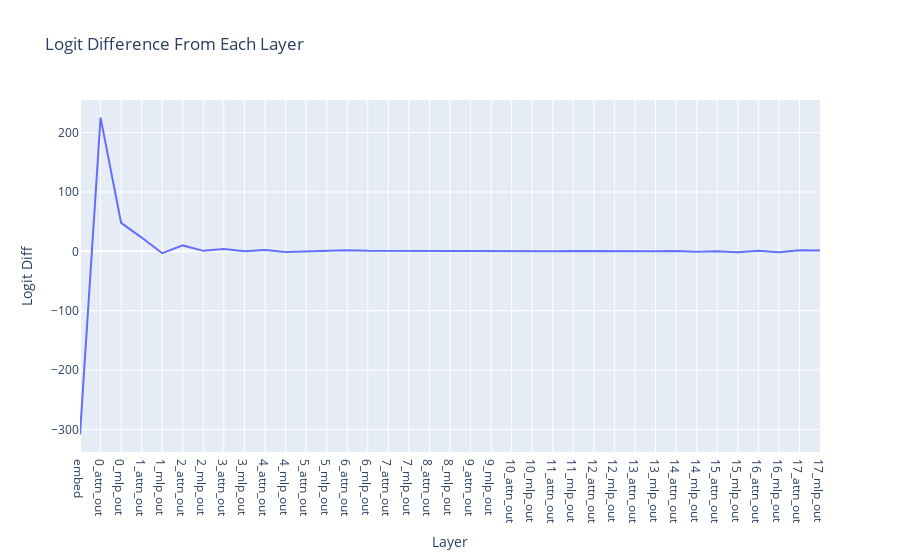

The notebook cell this image was saved under:
### Code cell
line(
    per_layer_logit_diffs, 
    hovermode="x unified",
    title="Logit Difference From Each Layer",
    labels={"x": "Layer", "y": "Logit Diff"},
    xaxis_tickvals=labels,
)

### Figure 1 — Plotly figure (JSON) as saved in the notebook; plotly's stock layout.template omitted (floating-point values rounded to 4 significant figures)
{"data": [{"hovertemplate": "Layer=%{x}<br>Logit Diff=%{y}<extra></extra>", "legendgroup": "", "line": {"color": "#636efa", "dash": "solid"}, "marker": {"symbol": "circle"}, "mode": "lines", "name": "", "orientation": "v", "showlegend": false, "type": "scatter", "x": [0, 1, 2, 3, 4, 5, 6, 7, 8, 9, 10, 11, 12, 13, 14, 15, 16, 17, 18, 19, 20, 21, 22, 23, 24, 25, 26, 27, 28, 29, 30, 31, 32, 33, 34, 35, 36], "xaxis": "x", "y": [-308.4, 225.3, 47.99, 23.2, -3.185, 9.975, 0.8283, 3.961, 0.3213, 2.11, -0.9721, 0.03911, 0.09173, 1.884, 0.8792, 0.7678, 1.02, 0.1182, 0.9248, 0.2652, 0.7586, -0.04117, -0.3301, 0.05481, 0.7885, 0.4714, 0.2012, 0.0963, 0.2785, 0.6837, -0.538, 0.3448, -1.51, 0.8987, -1.485, 1.975, 1.405], "yaxis": "y"}], "layout": {"hovermode": "x unified", "legend": {"tracegroupgap": 0}, "title": {"text": "Logit Difference From Each Layer"}, "xaxis": {"anchor": "y", "domain": [0, 1], "tickmode": "array", "ticktext": ["embed", "0_attn_out", "0_mlp_out", "1_attn_out", "1_mlp_out", "2_attn_out", "2_mlp_out", "3_attn_out", "3_mlp_out", "4_attn_out", "4_mlp_out", "5_attn_out", "5_mlp_out", "6_attn_out", "6_mlp_out", "7_attn_out", "7_mlp_out", "8_attn_out", "8_mlp_out", "9_attn_out", "9_mlp_out", "10_attn_out", "10_mlp_out", "11_attn_out", "11_mlp_out", "12_attn_out", "12_mlp_out", "13_attn_out", "13_mlp_out", "14_attn_out", "14_mlp_out", "15_attn_out", "15_mlp_out", "16_attn_out", "16_mlp_out", "17_attn_out", "17_mlp_out"], "tickvals": [0, 1, 2, 3, 4, 5, 6, 7, 8, 9, 10, 11, 12, 13, 14, 15, 16, 17, 18, 19, 20, 21, 22, 23, 24, 25, 26, 27, 28, 29, 30, 31, 32, 33, 34, 35, 36], "title": {"text": "Layer"}}, "yaxis": {"anchor": "x", "domain": [0, 1], "title": {"text": "Logit Diff"}}}}
